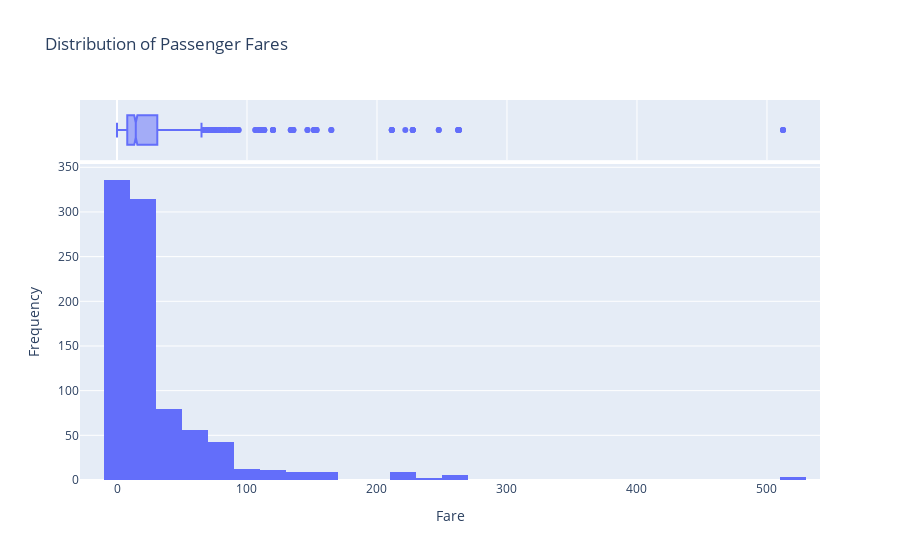

Notebook source saved alongside this figure:
### Code cell
# 2. Distribution of Fares
fig_fare = px.histogram(df_Train, x='Fare', nbins=30, title='Distribution of Passenger Fares', marginal="box")
fig_fare.update_layout(xaxis_title='Fare', yaxis_title='Frequency')
fig_fare.show()

### Figure 1 — Plotly figure (JSON) as saved in the notebook; plotly's stock layout.template omitted (floating-point values rounded to 4 significant figures; data arrays with more than 128 entries replaced by an {"elided": "..."} marker saying what was removed)
{"data": [{"alignmentgroup": "True", "bingroup": "x", "hovertemplate": "Fare=%{x}<br>count=%{y}<extra></extra>", "legendgroup": "", "marker": {"color": "#636efa", "pattern": {"shape": ""}}, "name": "", "nbinsx": 30, "offsetgroup": "", "orientation": "v", "showlegend": false, "type": "histogram", "x": {"elided": "889 float values"}, "xaxis": "x", "yaxis": "y"}, {"alignmentgroup": "True", "hovertemplate": "Fare=%{x}<extra></extra>", "legendgroup": "", "marker": {"color": "#636efa"}, "name": "", "notched": true, "offsetgroup": "", "showlegend": false, "type": "box", "x": {"elided": "889 float values"}, "xaxis": "x2", "yaxis": "y2"}], "layout": {"barmode": "relative", "legend": {"tracegroupgap": 0}, "title": {"text": "Distribution of Passenger Fares"}, "xaxis": {"anchor": "y", "domain": [0, 1], "title": {"text": "Fare"}}, "xaxis2": {"anchor": "y2", "domain": [0, 1], "matches": "x", "showgrid": true, "showticklabels": false}, "yaxis": {"anchor": "x", "domain": [0, 0.8316], "title": {"text": "Frequency"}}, "yaxis2": {"anchor": "x2", "domain": [0.8416, 1], "matches": "y2", "showgrid": false, "showline": false, "showticklabels": false, "ticks": ""}}}
